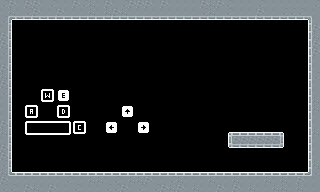

This is a level from a 2D game, rendered from its Tiled map with the project's own tilesets. A one-line summary and the complete map file follow:
An orthogonal 40x24 tile map with 8x8 px tiles, 1 tile layer (Tile Layer 1), 2 tilesets and 5 objects.

<map version="1.10" tiledversion="1.11.2" orientation="orthogonal" renderorder="right-down" width="40" height="24" tilewidth="8" tileheight="8" infinite="0" nextlayerid="6" nextobjectid="19">
 <tileset firstgid="1" source="panels.tsx" />
 <tileset firstgid="61" source="tilemap_white_packed.tsx" />
 <layer id="1" name="Tile Layer 1" width="40" height="24">
  <data encoding="csv">
20,17,14,17,17,14,20,14,14,17,20,23,14,17,14,20,17,17,17,14,17,14,14,14,14,17,23,17,20,14,14,14,20,14,14,14,14,14,14,20,
14,23,14,20,17,14,14,17,14,14,14,23,14,23,17,23,14,14,14,14,14,14,14,14,14,20,23,14,20,14,14,14,17,14,14,20,20,20,14,14,
20,50,32,35,29,32,35,35,35,26,26,35,35,26,26,26,26,26,35,32,35,26,26,26,35,29,26,26,26,32,29,26,32,26,26,32,26,26,52,14,
14,18,0,0,0,0,0,0,0,0,0,0,0,0,0,0,0,0,0,0,0,0,0,0,0,0,0,0,0,0,0,0,0,0,0,0,0,0,13,17,
17,21,0,0,0,0,0,0,0,0,0,0,0,0,0,0,0,0,0,0,0,0,0,0,0,0,0,0,0,0,0,0,0,0,0,0,0,0,19,23,
17,21,0,0,0,0,0,0,0,0,0,0,0,0,0,0,0,0,0,0,0,0,0,0,0,0,0,0,0,0,0,0,0,0,0,0,0,0,22,17,
20,15,0,0,0,0,0,0,0,0,0,0,0,0,0,0,0,0,0,0,0,0,0,0,0,0,0,0,0,0,0,0,0,0,0,0,0,0,16,17,
14,15,0,0,0,0,0,0,0,0,0,0,0,0,0,0,0,0,0,0,0,0,0,0,0,0,0,0,0,0,0,0,0,0,0,0,0,0,16,14,
17,15,0,0,0,0,0,0,0,0,0,0,0,0,0,0,0,0,0,0,0,0,0,0,0,0,0,0,0,0,0,0,0,0,0,0,0,0,13,14,
23,15,0,0,0,0,0,0,0,0,0,0,0,0,0,0,0,0,0,0,0,0,0,0,0,0,0,0,0,0,0,0,0,0,0,0,0,0,13,20,
17,21,0,0,0,0,0,0,0,0,0,0,0,0,0,0,0,0,0,0,0,0,0,0,0,0,0,0,0,0,0,0,0,0,0,0,0,0,13,14,
20,24,0,0,0,0,0,0,0,0,0,0,0,0,0,0,0,0,0,0,0,0,0,0,0,0,0,0,0,0,0,0,0,0,0,0,0,0,13,14,
14,18,0,0,0,147,0,420,0,0,0,0,0,0,0,0,0,0,0,0,0,0,0,0,0,0,0,0,0,0,0,0,0,0,0,0,0,0,19,23,
14,15,0,0,0,0,0,0,0,0,0,0,0,0,0,0,0,0,0,0,0,0,0,0,0,0,0,0,0,0,0,0,0,0,0,0,0,0,22,23,
14,15,0,181,0,0,0,183,0,0,0,0,0,0,0,499,0,0,0,0,0,0,0,0,0,0,0,0,0,0,0,0,0,0,0,0,0,0,16,14,
17,15,0,0,0,0,0,0,0,0,0,0,0,0,0,0,0,0,0,0,0,0,0,0,0,0,0,0,0,0,0,0,0,0,0,0,0,0,16,14,
23,15,0,296,0,297,0,298,0,218,0,0,0,502,0,0,0,500,0,0,0,0,0,0,0,0,0,0,4,5,5,5,5,5,5,6,0,0,13,23,
14,18,0,0,0,0,0,0,0,0,0,0,0,0,0,0,0,0,0,0,0,0,0,0,0,0,0,0,16,17,17,17,17,17,17,18,0,0,13,14,
17,24,0,0,0,0,0,0,0,0,0,0,0,0,0,0,0,0,0,0,0,0,0,0,0,0,0,0,28,29,29,29,29,29,29,30,0,0,19,14,
17,21,0,0,0,0,0,0,0,0,0,0,0,0,0,0,0,0,0,0,0,0,0,0,0,0,0,0,0,0,0,0,0,0,0,0,0,0,13,14,
20,18,0,0,0,0,0,0,0,0,0,0,0,0,0,0,0,0,0,0,0,0,0,0,0,0,0,0,0,0,0,0,0,0,0,0,0,0,19,23,
23,38,2,2,11,2,2,8,5,2,5,2,11,2,11,2,5,2,2,5,8,5,2,2,2,11,2,5,2,5,2,2,5,11,2,8,8,8,40,20,
17,14,14,14,14,14,14,14,20,14,14,23,23,14,20,14,23,23,17,14,14,20,23,14,14,14,23,14,14,23,14,14,14,23,14,23,14,17,14,14,
20,20,14,17,23,14,17,14,14,20,14,14,14,20,20,17,14,20,14,20,17,23,17,14,23,14,14,17,14,17,14,23,14,14,23,23,14,23,14,14
</data>
 </layer>
 <objectgroup id="3" name="Collision">
  <object id="11" x="12" y="20">
   <polygon points="0,0 308,0 308,-20 -12,-20 -12,0" />
  </object>
  <object id="12" x="308" y="20">
   <polygon points="0,0 0,152 12,152 12,0" />
  </object>
  <object id="13" x="12" y="20">
   <polygon points="0,0 -12,0 -12,152 0,152" />
  </object>
  <object id="14" x="0" y="172">
   <polygon points="0,0 320,0 320,20 0,20" />
  </object>
  <object id="18" x="227.818" y="131.818">
   <polygon points="0,0 55.8182,0 55.8182,15.8182 0,15.8182" />
  </object>
 </objectgroup>
 <objectgroup id="5" name="HazardCollision" />
</map>
